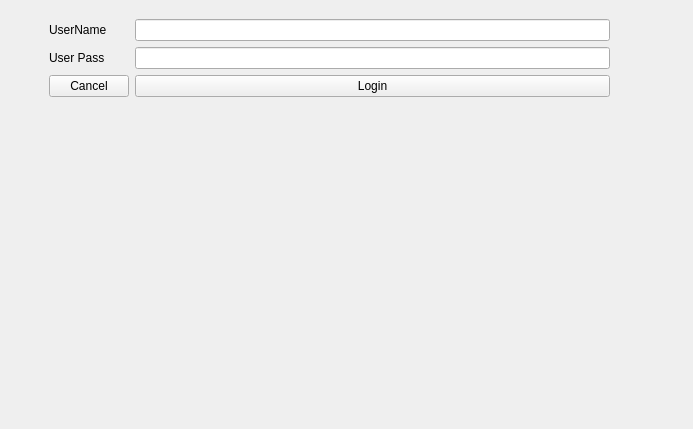
<?xml version="1.0" encoding="UTF-8"?>
<ui version="4.0">
 <class>Form</class>
 <widget class="QWidget" name="Form">
  <property name="geometry">
   <rect>
    <x>0</x>
    <y>0</y>
    <width>693</width>
    <height>429</height>
   </rect>
  </property>
  <property name="windowTitle">
   <string>Form</string>
  </property>
  <widget class="QWidget" name="formLayoutWidget">
   <property name="geometry">
    <rect>
     <x>49</x>
     <y>19</y>
     <width>561</width>
     <height>291</height>
    </rect>
   </property>
   <layout class="QFormLayout" name="formLayout">
    <item row="0" column="0">
     <widget class="QLabel" name="userNameLabel">
      <property name="text">
       <string>UserName</string>
      </property>
     </widget>
    </item>
    <item row="0" column="1">
     <widget class="QLineEdit" name="userNameLineEdit"/>
    </item>
    <item row="1" column="0">
     <widget class="QLabel" name="userPassLabel">
      <property name="text">
       <string>User Pass</string>
      </property>
     </widget>
    </item>
    <item row="1" column="1">
     <widget class="QLineEdit" name="userPassLineEdit"/>
    </item>
    <item row="2" column="0">
     <widget class="QPushButton" name="pushButton">
      <property name="text">
       <string>Cancel</string>
      </property>
     </widget>
    </item>
    <item row="2" column="1">
     <widget class="QPushButton" name="pushButton_2">
      <property name="text">
       <string>Login</string>
      </property>
     </widget>
    </item>
   </layout>
  </widget>
 </widget>
 <resources/>
 <connections/>
</ui>
